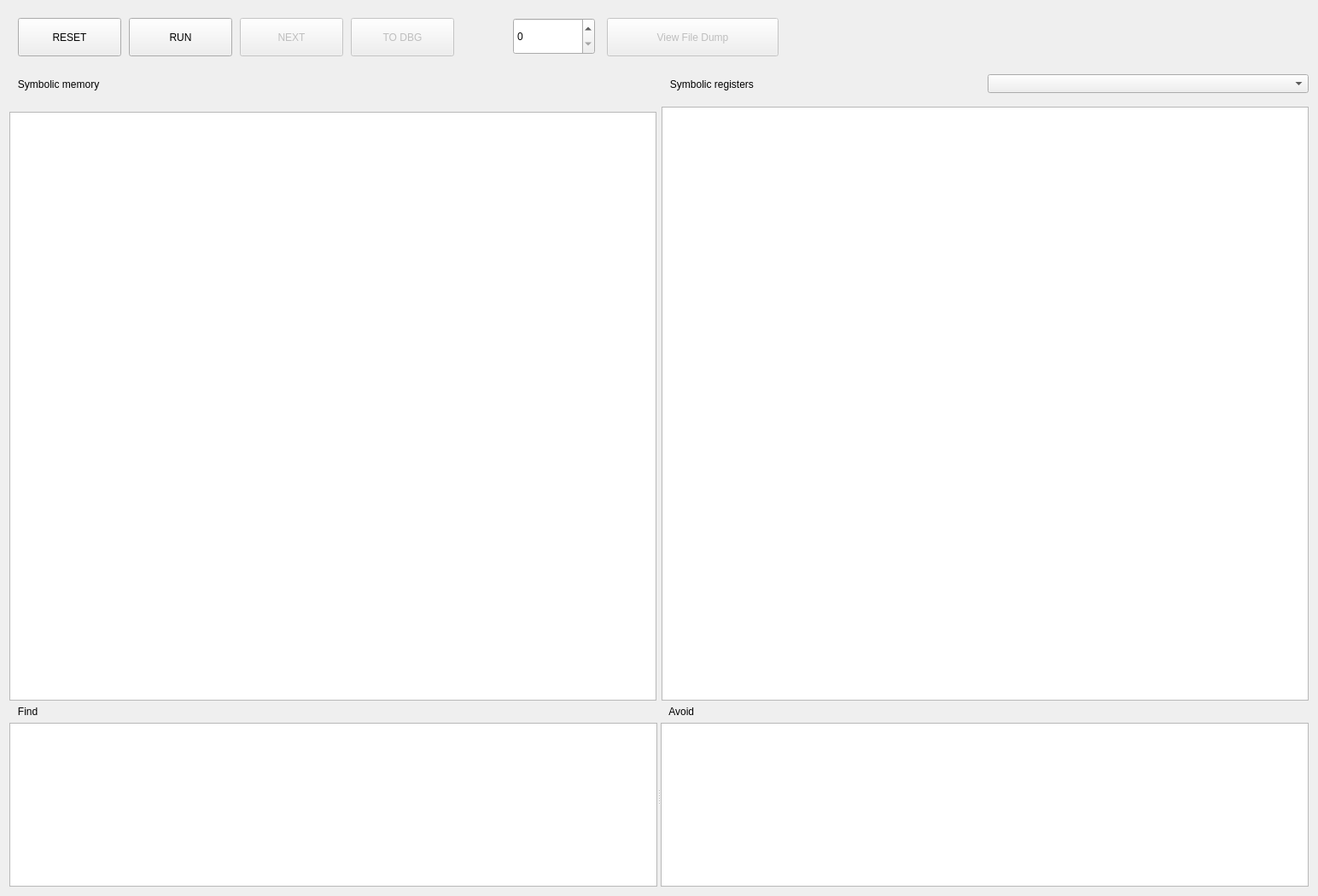
<?xml version="1.0" encoding="UTF-8"?>
<ui version="4.0">
 <class>IDAngrPanel</class>
 <widget class="QWidget" name="IDAngrPanel">
  <property name="enabled">
   <bool>true</bool>
  </property>
  <property name="geometry">
   <rect>
    <x>0</x>
    <y>0</y>
    <width>1544</width>
    <height>1050</height>
   </rect>
  </property>
  <property name="windowTitle">
   <string>IDAngr Panel</string>
  </property>
  <property name="layoutDirection">
   <enum>Qt::LeftToRight</enum>
  </property>
  <layout class="QGridLayout" name="gridLayout_6">
   <item row="2" column="0">
    <layout class="QGridLayout" name="gridLayout_5">
     <item row="0" column="0">
      <layout class="QGridLayout" name="gridLayout">
       <property name="spacing">
        <number>12</number>
       </property>
       <item row="0" column="0">
        <widget class="QLabel" name="label_2">
         <property name="minimumSize">
          <size>
           <width>0</width>
           <height>41</height>
          </size>
         </property>
         <property name="text">
          <string>   Symbolic memory</string>
         </property>
        </widget>
       </item>
       <item row="1" column="0" colspan="2">
        <widget class="QTableView" name="memoryView">
         <property name="contextMenuPolicy">
          <enum>Qt::CustomContextMenu</enum>
         </property>
         <property name="selectionMode">
          <enum>QAbstractItemView::SingleSelection</enum>
         </property>
         <property name="sortingEnabled">
          <bool>false</bool>
         </property>
        </widget>
       </item>
      </layout>
     </item>
     <item row="0" column="1">
      <layout class="QGridLayout" name="gridLayout_2">
       <item row="1" column="0" colspan="2">
        <widget class="QTableView" name="regsView">
         <property name="contextMenuPolicy">
          <enum>Qt::CustomContextMenu</enum>
         </property>
         <property name="selectionMode">
          <enum>QAbstractItemView::SingleSelection</enum>
         </property>
         <property name="sortingEnabled">
          <bool>false</bool>
         </property>
        </widget>
       </item>
       <item row="0" column="1">
        <widget class="QComboBox" name="registerChooser"/>
       </item>
       <item row="0" column="0">
        <widget class="QLabel" name="label">
         <property name="minimumSize">
          <size>
           <width>0</width>
           <height>41</height>
          </size>
         </property>
         <property name="text">
          <string>   Symbolic registers</string>
         </property>
        </widget>
       </item>
      </layout>
     </item>
    </layout>
   </item>
   <item row="3" column="0">
    <widget class="QSplitter" name="splitter_2">
     <property name="maximumSize">
      <size>
       <width>16777215</width>
       <height>16777215</height>
      </size>
     </property>
     <property name="orientation">
      <enum>Qt::Horizontal</enum>
     </property>
     <widget class="QWidget" name="layoutWidget">
      <layout class="QGridLayout" name="gridLayout_3">
       <item row="0" column="0">
        <widget class="QLabel" name="label_3">
         <property name="text">
          <string>   Find</string>
         </property>
        </widget>
       </item>
       <item row="1" column="0">
        <widget class="QListWidget" name="findView">
         <property name="contextMenuPolicy">
          <enum>Qt::CustomContextMenu</enum>
         </property>
         <property name="selectionMode">
          <enum>QAbstractItemView::MultiSelection</enum>
         </property>
         <property name="sortingEnabled">
          <bool>false</bool>
         </property>
        </widget>
       </item>
      </layout>
     </widget>
     <widget class="QWidget" name="layoutWidget_2">
      <layout class="QGridLayout" name="gridLayout_4">
       <item row="0" column="0">
        <widget class="QLabel" name="label_4">
         <property name="text">
          <string>   Avoid</string>
         </property>
        </widget>
       </item>
       <item row="1" column="0">
        <widget class="QListWidget" name="avoidView">
         <property name="contextMenuPolicy">
          <enum>Qt::CustomContextMenu</enum>
         </property>
         <property name="selectionMode">
          <enum>QAbstractItemView::MultiSelection</enum>
         </property>
        </widget>
       </item>
      </layout>
     </widget>
    </widget>
   </item>
   <item row="0" column="0">
    <widget class="QWidget" name="widget" native="true">
     <property name="enabled">
      <bool>true</bool>
     </property>
     <property name="minimumSize">
      <size>
       <width>0</width>
       <height>61</height>
      </size>
     </property>
     <widget class="QPushButton" name="resetBtn">
      <property name="enabled">
       <bool>true</bool>
      </property>
      <property name="geometry">
       <rect>
        <x>10</x>
        <y>10</y>
        <width>121</width>
        <height>45</height>
       </rect>
      </property>
      <property name="text">
       <string>RESET</string>
      </property>
     </widget>
     <widget class="QPushButton" name="runBtn">
      <property name="enabled">
       <bool>true</bool>
      </property>
      <property name="geometry">
       <rect>
        <x>140</x>
        <y>10</y>
        <width>121</width>
        <height>45</height>
       </rect>
      </property>
      <property name="text">
       <string>RUN</string>
      </property>
     </widget>
     <widget class="QPushButton" name="todbgBtn">
      <property name="enabled">
       <bool>false</bool>
      </property>
      <property name="geometry">
       <rect>
        <x>400</x>
        <y>10</y>
        <width>121</width>
        <height>45</height>
       </rect>
      </property>
      <property name="text">
       <string>TO DBG</string>
      </property>
     </widget>
     <widget class="QPushButton" name="viewFileBtn">
      <property name="enabled">
       <bool>false</bool>
      </property>
      <property name="geometry">
       <rect>
        <x>700</x>
        <y>10</y>
        <width>201</width>
        <height>45</height>
       </rect>
      </property>
      <property name="text">
       <string>View File Dump</string>
      </property>
     </widget>
     <widget class="QSpinBox" name="filesBox">
      <property name="geometry">
       <rect>
        <x>590</x>
        <y>10</y>
        <width>96</width>
        <height>43</height>
       </rect>
      </property>
     </widget>
     <widget class="QPushButton" name="nextBtn">
      <property name="enabled">
       <bool>false</bool>
      </property>
      <property name="geometry">
       <rect>
        <x>270</x>
        <y>10</y>
        <width>121</width>
        <height>45</height>
       </rect>
      </property>
      <property name="text">
       <string>NEXT</string>
      </property>
     </widget>
    </widget>
   </item>
  </layout>
 </widget>
 <resources/>
 <connections/>
</ui>
